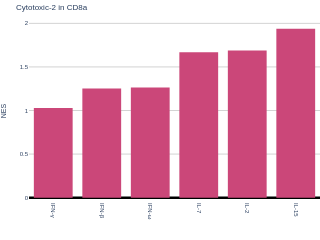

Notebook code cell kept with this figure:
### Code cell
cell_type_data = 'CD8a (CD8_T_cell)'
cell_type_dict = "CD8 T cell"
program = "Cytotoxic-2"

df_nes = make_bar_chart(
    results,
    results_robust,
    significant_effects_df,
    cell_type_dict = cell_type_dict,
    cell_type_data = cell_type_data,
    program = program,
    cell_type_data_column = "celltype_combo",
    cytokine_column = "cytokine",
    alpha=0.1,
    width = 80,
    height = 50,
    title = f"{program} in {cell_type_data.split(' ')[0]}",
    # path = f"./results_final_DEGs/figures/bar_plot_{program}_{cell_type_data}_{tissue}.svg",
    adata = adata[(adata.obs.labels=="CD8a") & (adata.obs.MS == "True") & (adata.obs.tissue == tissue)],
    cytokine_info = cytokine_info,
)
df_nes = df_nes.reset_index().rename({"index": "cytokine"},axis=1)

### Figure 1 — Plotly figure (JSON) as saved in the notebook; plotly's stock layout.template omitted (floating-point values rounded to 4 significant figures)
{"data": [{"hovertemplate": "receptor_pattern=<br>=%{x}<br>NES=%{y}<br>direction=%{marker.color}<extra></extra>", "legendgroup": "", "marker": {"color": [1.0, 1.0, 1.0, 1.0, 1.0, 1.0], "coloraxis": "coloraxis", "line": {"width": 0}, "pattern": {"shape": "", "size": 5, "solidity": 0.3}}, "name": "", "orientation": "v", "showlegend": false, "textposition": "auto", "type": "bar", "x": ["IFN-γ", "IFN-β", "IFN-ω", "IL-7", "IL-2", "IL-15"], "xaxis": "x", "y": [1.029, 1.252, 1.263, 1.668, 1.69, 1.939], "yaxis": "y"}], "layout": {"barmode": "relative", "coloraxis": {"colorbar": {"title": {"text": "direction"}}, "colorscale": [[0, "#0d0887"], [0.1111, "#46039f"], [0.2222, "#7201a8"], [0.3333, "#9c179e"], [0.4444, "#bd3786"], [0.5556, "#d8576b"], [0.6667, "#ed7953"], [0.7778, "#fb9f3a"], [0.8889, "#fdca26"], [1, "#f0f921"]], "showscale": false}, "font": {"family": "Arial", "size": 6}, "height": 50, "legend": {"title": {"text": "receptor_pattern"}, "tracegroupgap": 0}, "margin": {"b": 0, "l": 0, "pad": 0, "r": 0, "t": 20}, "paper_bgcolor": "rgba(255,255,255,1)", "plot_bgcolor": "rgba(0,0,0,0)", "showlegend": false, "title": {"text": "Cytotoxic-2 in CD8a"}, "width": 80, "xaxis": {"anchor": "y", "categoryarray": ["IFN-γ", "IFN-β", "IFN-ω", "IL-7", "IL-2", "IL-15"], "categoryorder": "array", "domain": [0, 1], "gridcolor": "lightgray", "showgrid": false, "tickangle": 90, "tickfont": {"family": "Arial", "size": 6}, "title": {"text": ""}}, "yaxis": {"anchor": "x", "domain": [0, 1], "gridcolor": "lightgray", "range": [-0.05, 2.039], "showgrid": true, "tickfont": {"family": "Arial", "size": 6}, "title": {"text": "NES"}, "zeroline": true, "zerolinecolor": "black", "zerolinewidth": 2.5}}}
